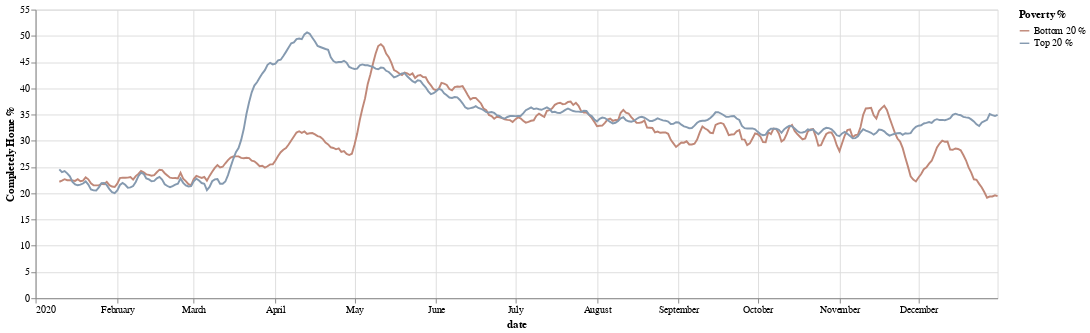

Notebook code cell kept with this figure:
### Code cell
# analysis for the entire year on monthly basis
df_str = df.copy(deep=True) #make a deep copy

df_str['date'] = pd.to_datetime(df_str['date'],utc= True) # extract the months

df_str = df_str.groupby([df_str['date']]).mean().rolling(10).mean()[0:] #find the mean for the days and roll up for every 10 days

chart = alt.Chart(df_str.reset_index()).transform_fold(
    fold=['Bottom 20 %', 'Top 20 %'],
    as_ = ['Poverty %','completely home %']
    
    ).mark_line().encode(
      x='date:T',
      y= alt.Y('completely home %:Q', title = 'Completely Home %'), color='Poverty %:N'
    ).properties(width = 1000)
chart

### Figure 1 — Vega-Lite specification as saved in the notebook (floating-point values rounded to 4 significant figures; data arrays with more than 128 entries replaced by an {"elided": "..."} marker saying what was removed)
{"config": {"view": {"continuousHeight": 300, "continuousWidth": 400}, "range": {"category": {"scheme": ["#FF4500", "#a0aab4", "#4E79A7"]}}}, "data": {"name": "data-db4bd5b5a5253094b183dff8255fe8c4"}, "mark": "line", "encoding": {"color": {"type": "nominal", "field": "Poverty %"}, "x": {"type": "temporal", "field": "date"}, "y": {"type": "quantitative", "field": "completely home %", "title": "Completely Home %"}}, "transform": [{"fold": ["Bottom 20 %", "Top 20 %"], "as": ["Poverty %", "completely home %"]}], "width": 1000, "$schema": "https://vega.github.io/schema/vega-lite/v4.8.1.json", "datasets": {"data-db4bd5b5a5253094b183dff8255fe8c4": {"elided": "366 records"}}}
